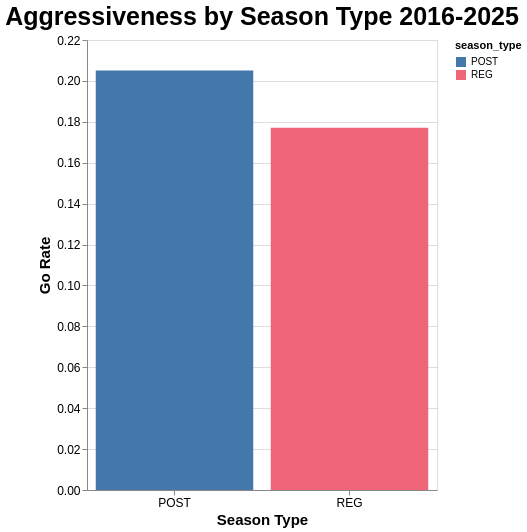

Notebook source saved alongside this figure:
### Code cell
#| echo: false

(alt.Chart(data= pos_reg, title="Aggressiveness by Season Type 2016-2025").mark_bar().encode(
            x=alt.X("season_type:N", title='Season Type', sort = "-y",axis = alt.Axis(labelAngle=0)),
            y=alt.Y("go_rate:Q", title="Go Rate"),
            tooltip=['go_rate', "season_type"],
            color = alt.Color("season_type:N" ,scale = alt.Scale(range  = colors))
        ).properties(width=350, height=450).configure_axis(titleFontSize=15, labelFontSize= 12).configure_title(fontSize=25)
    )

### Figure 1 — Vega specification as saved in the notebook (floating-point values rounded to 4 significant figures)
{"$schema": "https://vega.github.io/schema/vega/v5.json", "data": [{"name": "source_0"}, {"name": "data_0", "values": [{"go_rate": 0.2051, "go_rate_end": 0.2051, "go_rate_start": 0.0, "season_type": "POST"}, {"go_rate": 0.1771, "go_rate_end": 0.1771, "go_rate_start": 0.0, "season_type": "REG"}]}, {"name": "source_0_x_domain_season_type", "values": [{"season_type": "POST", "sort_field": 0.2051}, {"season_type": "REG", "sort_field": 0.1771}]}, {"name": "data_0_color_domain_season_type", "values": [{"season_type": "POST"}, {"season_type": "REG"}]}], "marks": [{"type": "rect", "name": "marks", "from": {"data": "data_0"}, "encode": {"update": {"tooltip": {"signal": "{\"go_rate\": format(datum[\"go_rate\"], \"\"), \"season_type\": isValid(datum[\"season_type\"]) ? datum[\"season_type\"] : \"\"+datum[\"season_type\"]}"}, "x": {"field": "season_type", "scale": "x"}, "fill": {"field": "season_type", "scale": "color"}, "y2": {"field": "go_rate_start", "scale": "y"}, "width": {"signal": "max(0.25, bandwidth('x'))"}, "y": {"field": "go_rate_end", "scale": "y"}}}, "style": ["bar"]}], "scales": [{"name": "x", "type": "band", "domain": {"data": "source_0_x_domain_season_type", "field": "season_type", "sort": {"op": "max", "field": "sort_field", "order": "descending"}}, "range": [0, {"signal": "width"}], "paddingOuter": 0.05, "paddingInner": 0.1}, {"name": "y", "type": "linear", "domain": {"data": "data_0", "fields": ["go_rate_start", "go_rate_end"]}, "range": [{"signal": "height"}, 0], "nice": true, "zero": true}, {"name": "color", "type": "ordinal", "domain": {"data": "data_0_color_domain_season_type", "field": "season_type", "sort": true}, "range": ["#4477AA", "#EE6677", "#228833", "#CCBB44", "#66CCEE", "#AA3377", "#BBBBBB"]}], "axes": [{"scale": "y", "zindex": 0, "maxExtent": 0, "domain": false, "ticks": false, "grid": true, "tickCount": {"signal": "ceil(height/40)"}, "gridScale": "x", "minExtent": 0, "orient": "left", "aria": false, "labels": false}, {"scale": "x", "title": "Season Type", "labelBaseline": "top", "labelAngle": 0, "zindex": 0, "grid": false, "orient": "bottom"}, {"scale": "y", "orient": "left", "labelOverlap": true, "tickCount": {"signal": "ceil(height/40)"}, "zindex": 0, "grid": false, "title": "Go Rate"}], "title": {"text": "Aggressiveness by Season Type 2016-2025", "frame": "group"}, "background": "white", "width": 350, "legends": [{"fill": "color", "symbolType": "square", "title": "season_type"}], "padding": 5, "config": {"axis": {"labelFontSize": 12, "titleFontSize": 15}, "style": {"group-title": {"fontSize": 25}}}, "style": "cell", "height": 450}
